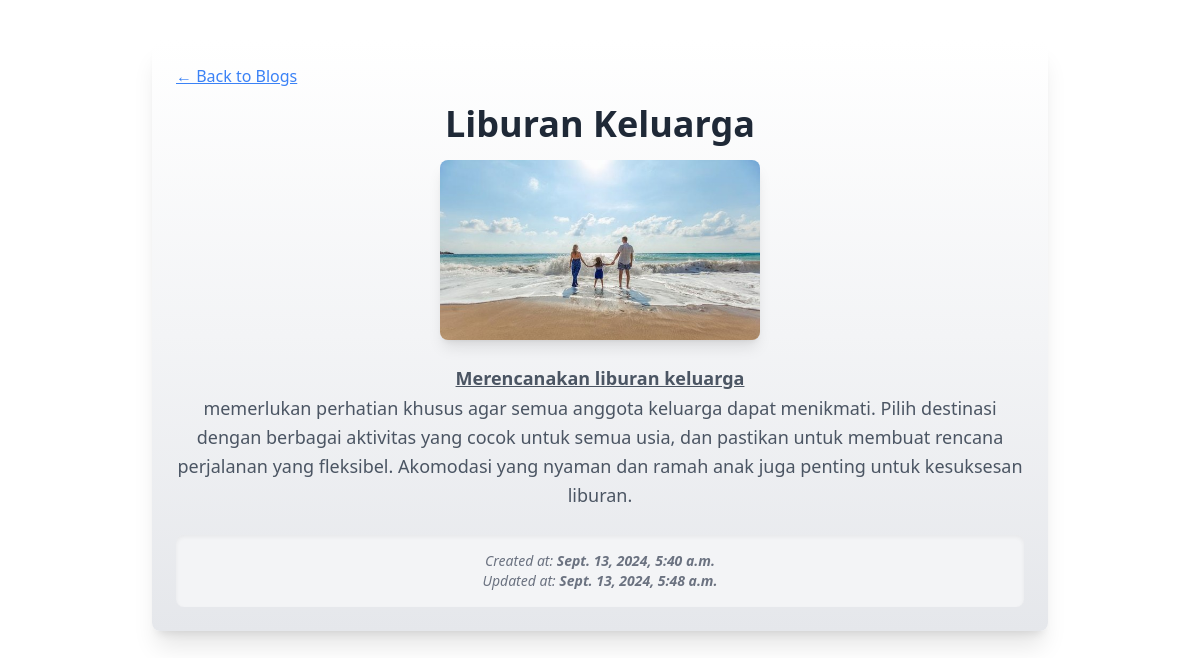
The page /post/13/ on the database its author committed.
### blog/models.py (models this page shows, shortened)
class Post(models.Model):
    title = models.CharField(max_length=200)
    content = RichTextField()
    image = models.ImageField(upload_to='post_images/', blank=True, null=True)  # Field gambar
    created_at = models.DateTimeField(auto_now_add=True)
    updated_at = models.DateTimeField(auto_now=True)

### blog/views.py (the view)
# urls.py: path('post/<int:id>/', views.post_detail, name='post_detail'),
def post_detail(request, id):
    post = Post.objects.get(id=id)
    return render(request, 'blog/post_detail.html', {'post': post})

### blog/templates/blog/post_detail.html (shortened to what this page needs)
{% extends "blog/master.html" %}
{% block content %}
<div class="max-w-4xl mx-auto mt-10 mb-10 p-6 bg-gradient-to-b from-white via-gray-100 to-gray-200 shadow-xl rounded-lg">
    <a href="{% url 'post_list' %}" class="text-blue-500 underline mb-4 inline-block hover:text-blue-700 transition duration-300">← Back to Blogs</a>
    <div class="text-center">
        <h1 class="text-4xl font-bold text-gray-800 mb-4">{{ post.title }}</h1>
        {% if post.image %}
            <div class="flex justify-center mb-6">
                <img src="{{ post.image.url }}" alt="{{ post.title }}" class="w-80 h-auto rounded-lg shadow-lg transform hover:scale-105 transition-transform duration-500">
            </div>
        {% endif %}
    </div>
    <div class="mt-6">
        <div class="text-gray-600 text-lg leading-relaxed mb-6">
            {{ post.content|safe }}
        </div>
        <div class="text-center py-4 bg-gray-100 rounded-lg shadow-inner">
            <p class="text-gray-500 text-sm italic">Created at: <span class="font-semibold">{{ post.created_at }}</span></p>
            <p class="text-gray-500 text-sm italic">Updated at: <span class="font-semibold">{{ post.updated_at }}</span></p>
        </div>
    </div>
</div>
{% endblock %}

### rows shown on the page
Post: title "Liburan Keluarga", image (picture), content "Merencanakan liburan keluarga memerlukan perhatian khusus agar semua anggota keluarga dapat menikmati. Pilih destinasi dengan berbagai aktivitas yang cocok untuk semua usia, dan pastikan untuk membuat rencana perjalanan yang fleksibel. Akomodasi yang nyaman dan ramah anak juga penting untuk kesuksesan liburan.", created_at "Sept. 13, 2024, 5:40 a.m.", updated_at "Sept. 13, 2024, 5:48 a.m."
